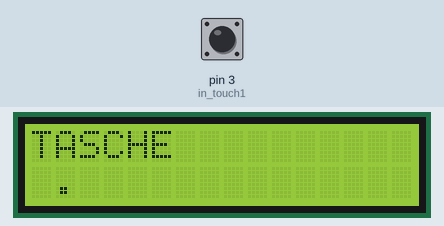
This sketch was run on a simulated Arduino Uno, built with avr-gcc and run on an emulated ATmega328P. Shown: 16×2 character LCD. The test bench sets the inputs (shaded band); at power-on: pin 3 (in_touch1) LOW. What the sketch prints to the serial monitor is not drawn.

Above: at 1.2 s.
1.3 s: pin 3 (in_touch1) pulled HIGH for 2.45 s
At 3.8 s:
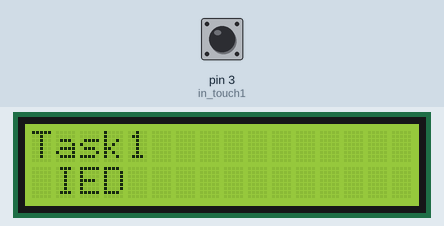
8.6 s: pin 3 (in_touch1) pulled HIGH for 2.45 s
At 11.1 s:
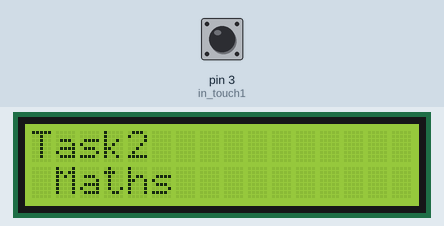
12.5 s: pin 3 (in_touch1) pulled HIGH for 2.45 s
At 14.5 s:
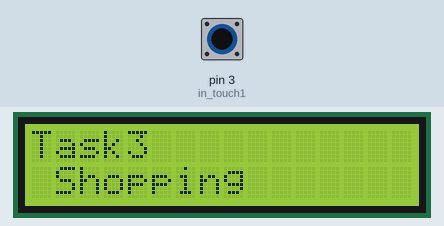
Timing chart, 0 to 16.0 s (numbered marks = the images above; inputs shaded):
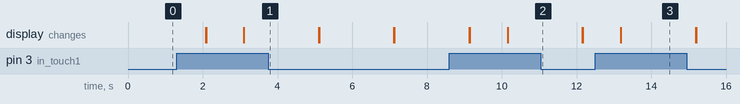

Measured:
- after the input at 1.3 s, the display: first differs from a run without the input after 1.8 s (image 1)
- after the input at 8.6 s, the display: first differs from a run without the input after 1.6 s (image 2)
- after the input at 12.5 s, the display: changes after 0.69 s (image 3)

The sketch:

lcd2.ino
```cpp
#include <Wire.h>
#include <LiquidCrystal_I2C.h>
int in_touch1 = 3;
//int in_touch2 = 4;
int count = 0;
const int n = 3;
//scl - A5
//sda - A4

LiquidCrystal_I2C lcd(0x27,16,2);  // set the LCD address to 0x27 for a 16 chars and 2 line display

void setup()
{
  lcd.init();
  Serial.begin(9600);// initialize the lcd
  // Print a message to the LCD.
  lcd.backlight();
  pinMode(in_touch1, INPUT);
}

void loop()
{
  lcd.setCursor(0,0);
//  lcd.clear();
  lcd.setCursor(0,0);
  lcd.print("TASCHE");
  lcd.setCursor(1,1);
  lcd.print(". ");
  delay(1000);
  int value1 = digitalRead(in_touch1);
//  int value2 = digitalRead(in_touch2);
  Serial.println(value1 + " " + count);
//  delayMicroseconds(1000000);
//  lcd.clear();

  if(value1 == 1 && count == 0){
//    print(count)
    Serial.print("yes");
    lcd.clear();
    lcd.backlight();
    lcd.setCursor(0,0);
    lcd.print("Task" + String(count + 1));
    lcd.setCursor(1,1);
    lcd.print("IED");
    count = count + 1;
    if(count == n){
      count = 0;
    }
    delay(1000);
//    print(count);
  }
  else if(value1 == 1 && count == 1){
    Serial.print("yes");
    lcd.clear();
    lcd.backlight();
    lcd.setCursor(0,0);
    lcd.print("Task" + String(count + 1));
    lcd.setCursor(1,1);
    lcd.print("Maths");
    count = count + 1;
    if(count == n){
      count = 0;
    }
    delay(1000);
  }
  else if(value1 == 1 && count == 2){
    Serial.print("yes");
    lcd.clear();
    lcd.backlight();
    lcd.setCursor(0,0);
    lcd.print("Task" + String(count + 1));
    lcd.setCursor(1,1);
    lcd.print("Shopping");
    count = count + 1;
    if(count == n){
      count = 0;
    }
    delay(1000);
  }
  delay(1000);
  lcd.clear();
}
```
